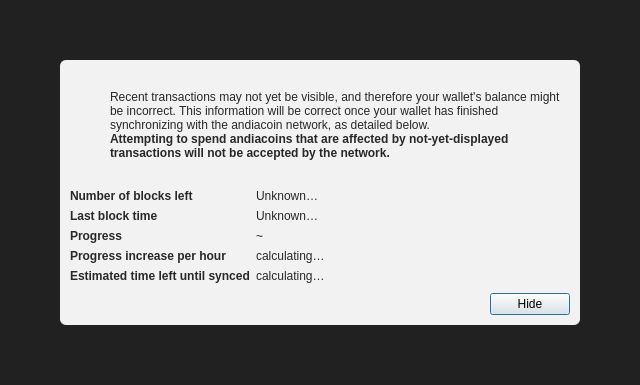
<?xml version="1.0" encoding="UTF-8"?>
<ui version="4.0">
 <class>ModalOverlay</class>
 <widget class="QWidget" name="ModalOverlay">
  <property name="geometry">
   <rect>
    <x>0</x>
    <y>0</y>
    <width>640</width>
    <height>385</height>
   </rect>
  </property>
  <property name="windowTitle">
   <string>Form</string>
  </property>
  <layout class="QVBoxLayout" name="verticalLayout" stretch="0">
   <property name="sizeConstraint">
    <enum>QLayout::SetDefaultConstraint</enum>
   </property>
   <property name="leftMargin">
    <number>0</number>
   </property>
   <property name="topMargin">
    <number>0</number>
   </property>
   <property name="rightMargin">
    <number>0</number>
   </property>
   <property name="bottomMargin">
    <number>0</number>
   </property>
   <item>
    <widget class="QWidget" name="bgWidget" native="true">
     <property name="styleSheet">
      <string notr="true">#bgWidget { background: rgba(0,0,0,220); }</string>
     </property>
     <layout class="QVBoxLayout" name="verticalLayoutMain" stretch="1">
      <property name="leftMargin">
       <number>60</number>
      </property>
      <property name="topMargin">
       <number>60</number>
      </property>
      <property name="rightMargin">
       <number>60</number>
      </property>
      <property name="bottomMargin">
       <number>60</number>
      </property>
      <item>
       <widget class="QWidget" name="contentWidget" native="true">
        <property name="styleSheet">
         <string notr="true">#contentWidget { background: rgba(255,255,255,240); border-radius: 6px; }

QLabel { color: rgb(40,40,40);  }</string>
        </property>
        <layout class="QVBoxLayout" name="verticalLayoutSub" stretch="1,0,0,0">
         <property name="spacing">
          <number>0</number>
         </property>
         <property name="leftMargin">
          <number>10</number>
         </property>
         <property name="topMargin">
          <number>10</number>
         </property>
         <property name="rightMargin">
          <number>10</number>
         </property>
         <property name="bottomMargin">
          <number>10</number>
         </property>
         <item>
          <layout class="QHBoxLayout" name="horizontalLayoutIconText" stretch="0,1">
           <property name="topMargin">
            <number>20</number>
           </property>
           <item>
            <layout class="QVBoxLayout" name="verticalLayoutIcon">
             <property name="leftMargin">
              <number>0</number>
             </property>
             <item>
              <widget class="QPushButton" name="warningIcon">
               <property name="enabled">
                <bool>false</bool>
               </property>
               <property name="text">
                <string/>
               </property>
               <property name="icon">
                <iconset>
                 <normaloff>:/icons/warning</normaloff>
                 <disabledoff>:/icons/warning</disabledoff>:/icons/warning</iconset>
               </property>
               <property name="iconSize">
                <size>
                 <width>48</width>
                 <height>48</height>
                </size>
               </property>
               <property name="flat">
                <bool>true</bool>
               </property>
              </widget>
             </item>
             <item>
              <spacer name="verticalSpacerWarningIcon">
               <property name="orientation">
                <enum>Qt::Vertical</enum>
               </property>
               <property name="sizeHint" stdset="0">
                <size>
                 <width>20</width>
                 <height>40</height>
                </size>
               </property>
              </spacer>
             </item>
            </layout>
           </item>
           <item>
            <layout class="QVBoxLayout" name="verticalLayoutInfoText">
             <property name="leftMargin">
              <number>0</number>
             </property>
             <property name="topMargin">
              <number>0</number>
             </property>
             <item>
              <widget class="QLabel" name="infoText">
               <property name="text">
                <string>Recent transactions may not yet be visible, and therefore your wallet's balance might be incorrect. This information will be correct once your wallet has finished synchronizing with the andiacoin network, as detailed below.</string>
               </property>
               <property name="textFormat">
                <enum>Qt::RichText</enum>
               </property>
               <property name="wordWrap">
                <bool>true</bool>
               </property>
              </widget>
             </item>
             <item>
              <widget class="QLabel" name="infoTextStrong">
               <property name="font">
                <font>
                 <weight>75</weight>
                 <bold>true</bold>
                </font>
               </property>
               <property name="text">
                <string>Attempting to spend andiacoins that are affected by not-yet-displayed transactions will not be accepted by the network.</string>
               </property>
               <property name="textFormat">
                <enum>Qt::RichText</enum>
               </property>
               <property name="wordWrap">
                <bool>true</bool>
               </property>
              </widget>
             </item>
             <item>
              <spacer name="verticalSpacerInTextSpace">
               <property name="orientation">
                <enum>Qt::Vertical</enum>
               </property>
               <property name="sizeHint" stdset="0">
                <size>
                 <width>20</width>
                 <height>40</height>
                </size>
               </property>
              </spacer>
             </item>
            </layout>
           </item>
          </layout>
         </item>
         <item>
          <spacer name="verticalSpacerAfterText">
           <property name="orientation">
            <enum>Qt::Vertical</enum>
           </property>
           <property name="sizeHint" stdset="0">
            <size>
             <width>20</width>
             <height>40</height>
            </size>
           </property>
          </spacer>
         </item>
         <item>
          <layout class="QFormLayout" name="formLayout">
           <property name="fieldGrowthPolicy">
            <enum>QFormLayout::FieldsStayAtSizeHint</enum>
           </property>
           <property name="horizontalSpacing">
            <number>6</number>
           </property>
           <property name="verticalSpacing">
            <number>6</number>
           </property>
           <property name="topMargin">
            <number>10</number>
           </property>
           <item row="0" column="0">
            <widget class="QLabel" name="labelNumberOfBlocksLeft">
             <property name="font">
              <font>
               <weight>75</weight>
               <bold>true</bold>
              </font>
             </property>
             <property name="text">
              <string>Number of blocks left</string>
             </property>
            </widget>
           </item>
           <item row="0" column="1">
            <widget class="QLabel" name="numberOfBlocksLeft">
             <property name="text">
              <string>Unknown…</string>
             </property>
            </widget>
           </item>
           <item row="1" column="0">
            <widget class="QLabel" name="labelLastBlockTime">
             <property name="font">
              <font>
               <weight>75</weight>
               <bold>true</bold>
              </font>
             </property>
             <property name="text">
              <string>Last block time</string>
             </property>
            </widget>
           </item>
           <item row="1" column="1">
            <widget class="QLabel" name="newestBlockDate">
             <property name="sizePolicy">
              <sizepolicy hsizetype="Maximum" vsizetype="Preferred">
               <horstretch>0</horstretch>
               <verstretch>0</verstretch>
              </sizepolicy>
             </property>
             <property name="text">
              <string>Unknown…</string>
             </property>
            </widget>
           </item>
           <item row="2" column="0">
            <widget class="QLabel" name="labelSyncDone">
             <property name="font">
              <font>
               <weight>75</weight>
               <bold>true</bold>
              </font>
             </property>
             <property name="text">
              <string>Progress</string>
             </property>
            </widget>
           </item>
           <item row="2" column="1">
            <layout class="QHBoxLayout" name="horizontalLayoutSync" stretch="0,1">
             <item>
              <widget class="QLabel" name="percentageProgress">
               <property name="text">
                <string notr="true">~</string>
               </property>
              </widget>
             </item>
            </layout>
           </item>
           <item row="4" column="0">
            <widget class="QLabel" name="labelProgressIncrease">
             <property name="font">
              <font>
               <weight>75</weight>
               <bold>true</bold>
              </font>
             </property>
             <property name="text">
              <string>Progress increase per hour</string>
             </property>
            </widget>
           </item>
           <item row="4" column="1">
            <widget class="QLabel" name="progressIncreasePerH">
             <property name="text">
              <string>calculating…</string>
             </property>
            </widget>
           </item>
           <item row="5" column="0">
            <widget class="QLabel" name="labelEstimatedTimeLeft">
             <property name="font">
              <font>
               <weight>75</weight>
               <bold>true</bold>
              </font>
             </property>
             <property name="text">
              <string>Estimated time left until synced</string>
             </property>
            </widget>
           </item>
           <item row="5" column="1">
            <widget class="QLabel" name="expectedTimeLeft">
             <property name="text">
              <string>calculating…</string>
             </property>
            </widget>
           </item>
          </layout>
         </item>
         <item>
          <layout class="QHBoxLayout" name="horizontalLayoutButtons">
           <property name="leftMargin">
            <number>10</number>
           </property>
           <property name="topMargin">
            <number>10</number>
           </property>
           <item>
            <spacer name="horizontalSpacer">
             <property name="orientation">
              <enum>Qt::Horizontal</enum>
             </property>
             <property name="sizeHint" stdset="0">
              <size>
               <width>40</width>
               <height>20</height>
              </size>
             </property>
            </spacer>
           </item>
           <item>
            <widget class="QPushButton" name="closeButton">
             <property name="text">
              <string>Hide</string>
             </property>
             <property name="shortcut">
              <string>Esc</string>
             </property>
             <property name="focusPolicy">
              <enum>Qt::StrongFocus</enum>
             </property>
             <property name="default">
              <bool>true</bool>
             </property>
            </widget>
           </item>
          </layout>
         </item>
        </layout>
       </widget>
      </item>
     </layout>
    </widget>
   </item>
  </layout>
 </widget>
 <resources/>
 <connections/>
</ui>
